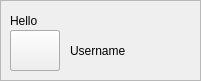
    <widget class="QFrame" name="frame_5">
     <property name="geometry">
      <rect>
       <x>0</x>
       <y>0</y>
       <width>201</width>
       <height>81</height>
      </rect>
     </property>
     <property name="frameShape">
      <enum>QFrame::StyledPanel</enum>
     </property>
     <property name="frameShadow">
      <enum>QFrame::Raised</enum>
     </property>
     <widget class="QLabel" name="Greeting">
      <property name="geometry">
       <rect>
        <x>10</x>
        <y>0</y>
        <width>151</width>
        <height>41</height>
       </rect>
      </property>
      <property name="styleSheet">
       <string notr="true">font: 21pt &quot; Monotype Corsiva&quot;;</string>
      </property>
      <property name="text">
       <string>Hello</string>
      </property>
     </widget>
     <widget class="QLabel" name="User_Name">
      <property name="geometry">
       <rect>
        <x>70</x>
        <y>30</y>
        <width>131</width>
        <height>41</height>
       </rect>
      </property>
      <property name="styleSheet">
       <string notr="true">font: 21pt &quot; Monotype Corsiva&quot;;</string>
      </property>
      <property name="text">
       <string>Username</string>
      </property>
     </widget>
     <widget class="QPushButton" name="Sun">
      <property name="geometry">
       <rect>
        <x>10</x>
        <y>30</y>
        <width>50</width>
        <height>41</height>
       </rect>
      </property>
      <property name="styleSheet">
       <string notr="true">font: 21pt &quot; Monotype Corsiva&quot;;</string>
      </property>
      <property name="text">
       <string/>
      </property>
      <property name="icon">
       <iconset resource="Resources.qrc">
        <normaloff>:/Icons/Icons/Dapino-Beach-Sun.ico</normaloff>:/Icons/Icons/Dapino-Beach-Sun.ico</iconset>
      </property>
      <property name="iconSize">
       <size>
        <width>40</width>
        <height>40</height>
       </size>
      </property>
     </widget>
     <widget class="QPushButton" name="Moon">
      <property name="geometry">
       <rect>
        <x>10</x>
        <y>30</y>
        <width>50</width>
        <height>41</height>
       </rect>
      </property>
      <property name="styleSheet">
       <string notr="true">font: 21pt &quot; Monotype Corsiva&quot;;</string>
      </property>
      <property name="text">
       <string/>
      </property>
      <property name="icon">
       <iconset resource="Resources.qrc">
        <normaloff>:/Icons/Icons/Zairaam-Bumpy-Planets-05-moon.ico</normaloff>:/Icons/Icons/Zairaam-Bumpy-Planets-05-moon.ico</iconset>
      </property>
      <property name="iconSize">
       <size>
        <width>40</width>
        <height>40</height>
       </size>
      </property>
     </widget>
    </widget>
